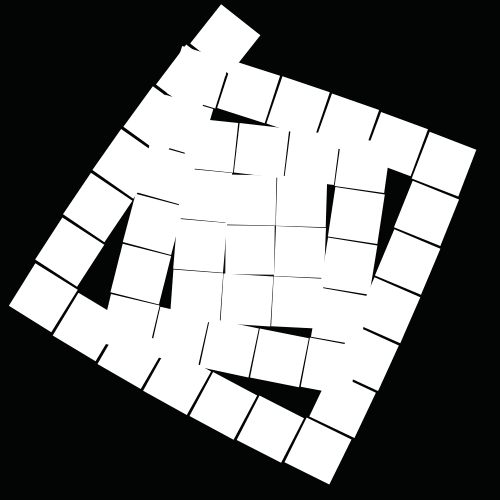
Frame 1 (no input)
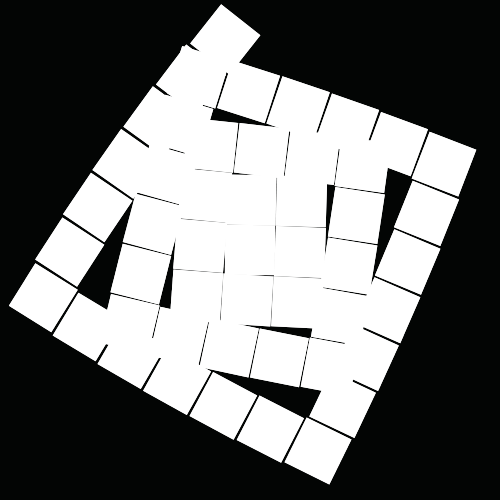
Frame 2 (the mouse pressed at the canvas centre, redrawn once)

The p5.js sketch that drew these frames (run headless with seeded random() and noise() and a simulated clock; the mouse was pressed at the canvas centre and the sketch redrawn once):

// p5.js sketch
// ── sketch.js
const width = 500;
const height = 500;
const squareSize = 50;

let positions = [
  [-25, -25],
  [-25, -75],
  [25, -75],
  [25, -25],
  [25, 25],
  [-25, 25],
  [-75, 25],
  [-75, -25],
  [-75, -75],
  [-75, -125],
  [-25, -125],
  [25, -125],
  [75, -125],
  [75, -75],
  [75, -25],
  [75, 25],
  [75, 75],
  [25, 75],
  [-25, 75],
  [-75, 75],
  [-125, 75],
  [-125, 25],
  [-125, -25],
  [-125, -75],
  [-125, -125],
  [-125, -175],
  [-75, -175],
  [-25, -175],
  [25, -175],
  [75, -175],
  [125, -175],
  [125, -125],
  [125, -75],
  [125, -25],
  [125, 25],
  [125, 75],
  [125, 125],
  [75, 125],
  [25, 125],
  [-25, 125],
  [-75, 125],
  [-125, 125],
  [-175, 125],
  [-175, 75],
  [-175, 25],
  [-175, -25],
  [-175, -75],
  [-175, -125],
  [-175, -175],
];

function setup() {
  createCanvas(width, height);
  background(3, 5, 4);
  //positions[0] = [width / 2, height / 2];
}

function draw() {
  for (let index = 0; index < positions.length; index++) {
    //const element = ;
    translate(width / 2, height / 2);
    rotate(1 / (100 - index));
    //square(0, 0, squareSize);
    rect(positions[index][0], positions[index][1], 50, 50);
    translate(-width / 2, -height / 2);
    noStroke();
  }
  noLoop();
}

// ── mora.js
let angle, x, y, distance, alpha, r, b, g;
angle = x = y = distance = 0;

function setup() {
  createCanvas(windowWidth, windowHeight);
  background(255);
  angleMode(degrees);
}

function draw() {
  translate(width / 2, height / 2);
  fill(150, 0, 150);
  noStroke();
  circle(x, y, 4);
  angle += 0.1;
  distance += 1;
  x = cos(angle) * distance;
  y = sin(angle) * distance;
}
